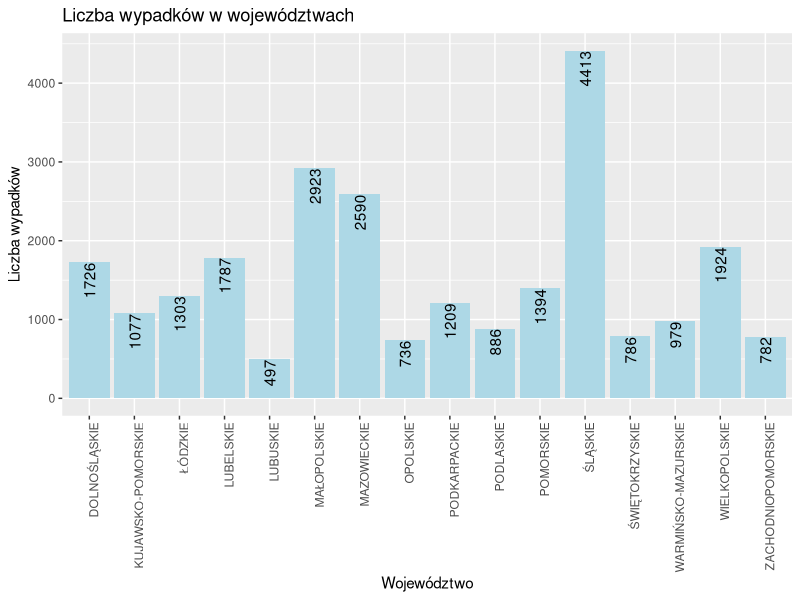

The R script that drew this image:
#Projekt R - Wypadki

#Użyte biblioteki:
install.packages("ggplot2") #Umożliwa tworzenie wykresów
library(ggplot2) 


wypadki_dane <- read.csv("wypadki_20232024.csv") #Wczytanie pliku csv

#Rozdzielenie ramki danych na poszczególne elementy
wojewodztwo <- wypadki_dane$Wojewodztwo
typ_podmiotu <- wypadki_dane$TypPodmiotu
rodzaj_wypadku <- wypadki_dane$RodzajWypadku
przyczyna <- wypadki_dane$RodzajWypadku
miejsce <- wypadki_dane$MiejsceWypadku
rodzaj_zajec <- wypadki_dane$RodzajZajec
liczba_wypadkow <- wypadki_dane$Liczba.Wypadkow

#Porównanie ilości wypadków w podziale na województwa
suma_wojewodztwa <- aggregate(liczba_wypadkow ~ wojewodztwo, FUN = sum)
#Wykres przedstawiający ilość wypadków w poszczególnych województwach
ggplot(suma_wojewodztwa, aes(x = wojewodztwo, y = liczba_wypadkow)) + #Wybór danych oraz podział na osie X i Y
geom_bar(stat = "identity", fill = "lightblue") + #Kolumny, typ oraz kolor
geom_text(aes(label=liczba_wypadkow, angle = 90, hjust = 1)) + # Etykiety liczby wypadków
theme(axis.text.x = element_text(angle = 90, hjust = 1)) + #Etykiety Województw
labs(title = "Liczba wypadków w województwach", x = "Województwo", y = "Liczba wypadków") #Tytuł oraz nazwy osi

